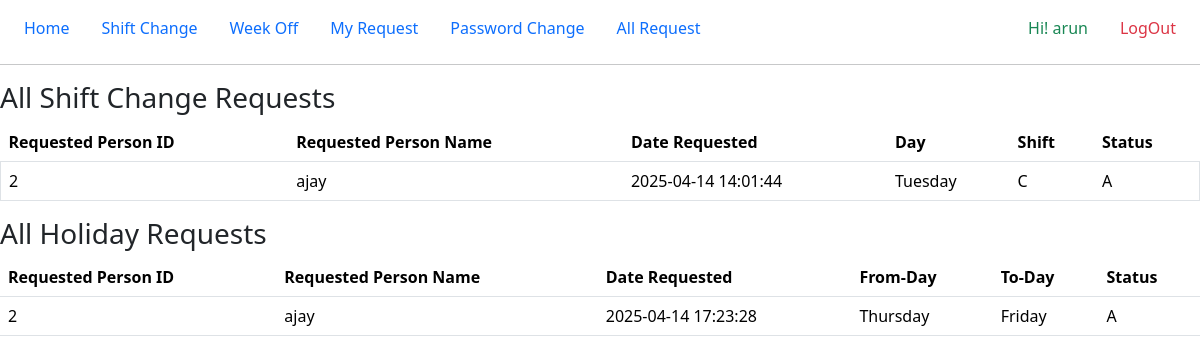
The page /allRequest.php (signed in) on the database its author committed.
### tables this page shows
CREATE TABLE `employees` (
  `id` int(11) NOT NULL,
  `full_name` varchar(30) DEFAULT NULL,
  `email` varchar(200) DEFAULT NULL,
  `mobile` varchar(15) DEFAULT NULL,
  `city` varchar(20) DEFAULT NULL,
  `password` varchar(200) DEFAULT NULL,
  `created_on` timestamp NOT NULL DEFAULT current_timestamp()
);

CREATE TABLE `shiftrequest` (
  `shiftChangeId` int(11) NOT NULL,
  `from_emp` int(11) DEFAULT NULL,
  `to_emp` int(11) DEFAULT NULL,
  `week_id` int(11) DEFAULT NULL,
  `day` int(11) DEFAULT NULL,
  `shift` char(1) DEFAULT NULL,
  `status` char(1) DEFAULT 'p',
  `create_date` timestamp NOT NULL DEFAULT current_timestamp()
);

CREATE TABLE `holidayrequest` (
  `holidayChangeId` int(11) NOT NULL,
  `from_emp` int(11) DEFAULT NULL,
  `to_emp` int(11) DEFAULT NULL,
  `day` int(11) NOT NULL,
  `from_emp_shift` varchar(1) DEFAULT NULL,
  `to_emp_shift` varchar(1) DEFAULT NULL,
  `week_id` int(11) DEFAULT NULL,
  `status` char(1) DEFAULT 'p',
  `create_date` timestamp NOT NULL DEFAULT current_timestamp(),
  `response_date` timestamp NULL DEFAULT NULL
);

### allRequest.php (the view)
<?php
    include("header.php");
    include("nav.php");
?>
<div>
    <h3>All Shift Change Requests</h3>
    <table class="table table-hover">
        <thead>
            <th>Requested Person ID</th>
            <th>Requested Person Name</th>
            <th>Date Requested</th>
            <th>Day</th>
            <th>Shift</th>
            <th>Status</th>
        </thead>
        <tbody>
        <?php
            $res = $con->query("SELECT sr.*, e.full_name as emp_name FROM `shiftrequest` sr
                                JOIN employees e ON sr.to_emp = e.id
                                WHERE sr.from_emp = '$id' AND sr.week_id = '$weekid'");
            if ($res && $res->num_rows > 0) {
                $days = [
                    1 => 'Monday',
                    2 => 'Tuesday',
                    3 => 'Wednesday',
                    4 => 'Thursday',
                    5 => 'Friday',
                    6 => 'Saturday',
                    7 => 'Sunday'
                ];
                while ($row = $res->fetch_assoc()) {
                  echo '<tr class="border">';
                    echo "<td>" . $row['to_emp'] . "</td>";
                    echo "<td>" . $row['emp_name'] . "</td>";
                    echo "<td>" . $row['create_date'] . "</td>";
                    echo "<td>" . $days[$row['day']] . "</td>";
                    echo "<td>" . $row['shift'] . "</td>";
                    echo "<td>" . $row['status'] . "</td>";
                    echo "</tr>";
                }
            } else {
                echo "<tr><td colspan='6'>No shift requests found.</td></tr>";
            }
        ?>
        </tbody>
    </table>
</div>
<div>
    <h3>All Holiday Requests</h3>
    <table class="table table-hover">
        <thead>
            <th>Requested Person ID</th>
            <th>Requested Person Name</th>
            <th>Date Requested</th>
            <th>From-Day</th>
            <th>To-Day</th>
            <th>Status</th>
        </thead>
        <tbody>
        <?php
            $res = $con->query("SELECT hr.*, e.full_name as emp_name FROM `holidayrequest` hr
                                JOIN employees e ON hr.to_emp = e.id
                                WHERE hr.from_emp = '$id' AND hr.week_id = '$weekid'");
            if ($res && $res->num_rows > 0) {
                $days = [
                    1 => 'Monday',
                    2 => 'Tuesday',
                    3 => 'Wednesday',
                    4 => 'Thursday',
                    5 => 'Friday',
                    6 => 'Saturday',
                    7 => 'Sunday'
                ];
                while ($row = $res->fetch_assoc()) {
                    echo "<tr>";
                    echo "<td>" . $row['to_emp'] . "</td>";
                    echo "<td>" . $row['emp_name'] . "</td>";
                    echo "<td>" . $row['create_date'] . "</td>";
                    echo "<td>" . $days[$row['from_emp_shift']] . "</td>";
                    echo "<td>" . $days[$row['to_emp_shift']] . "</td>";
                    echo "<td>" . $row['status'] . "</td>";
                    echo "</tr>";
                }
            } else {
                echo "<tr><td colspan='6'>No holiday requests found.</td></tr>";
            }
        ?>
        </tbody>
    </table>
</div>
<?php
include("footer.php");
?>

### nav.php (shortened to what this page needs)
<div>
  <nav class="nav m-2 d-flex w-100">
    <a class="nav-link" href="home.php">Home</a>
    <a class="nav-link" href="shiftChange.php">Shift Change</a>
    <a class="nav-link" href="weekOff.php">Week Off</a>
    <a class="nav-link" href="allRequest.php">My Request</a>
    <a class="nav-link" href="password.php">Password Change</a>
    <a class="nav-link" href="req.php">All Request</a>
    <?php
    $name="";
    if(isset($_SESSION["id"])){
        $id = $_SESSION["id"];
        $check=$con->query("SELECT * FROM employees WHERE id='$id'");
        if ($row = $check->fetch_assoc()) {
            $name=$row["full_name"];
        }
    }
    else{
        header("location:index.php");
    }
    $res = $con->query("SELECT MAX(week_id) FROM weeks");
    if ($row = $res->fetch_array()) {
      $weekid = $row[0];
  }
    ?>
    <label class="nav-link ms-auto text-success" href="#">Hi! <?= $name?> </label>
    <a class="nav-link text-danger  me-3" href="logout.php">LogOut </a>
  </nav>
  <hr/>
</div>

### rows shown on the page
employees: full_name "arun"
shiftrequest: to_emp "2", to_emp.full_name "ajay", create_date "2025-04-14 14:01:44", day "Tuesday", shift "C", status "A"
holidayrequest: to_emp "2", to_emp.full_name "ajay", create_date "2025-04-14 17:23:28", from_emp_shift "Thursday", to_emp_shift "Friday", status "A"
